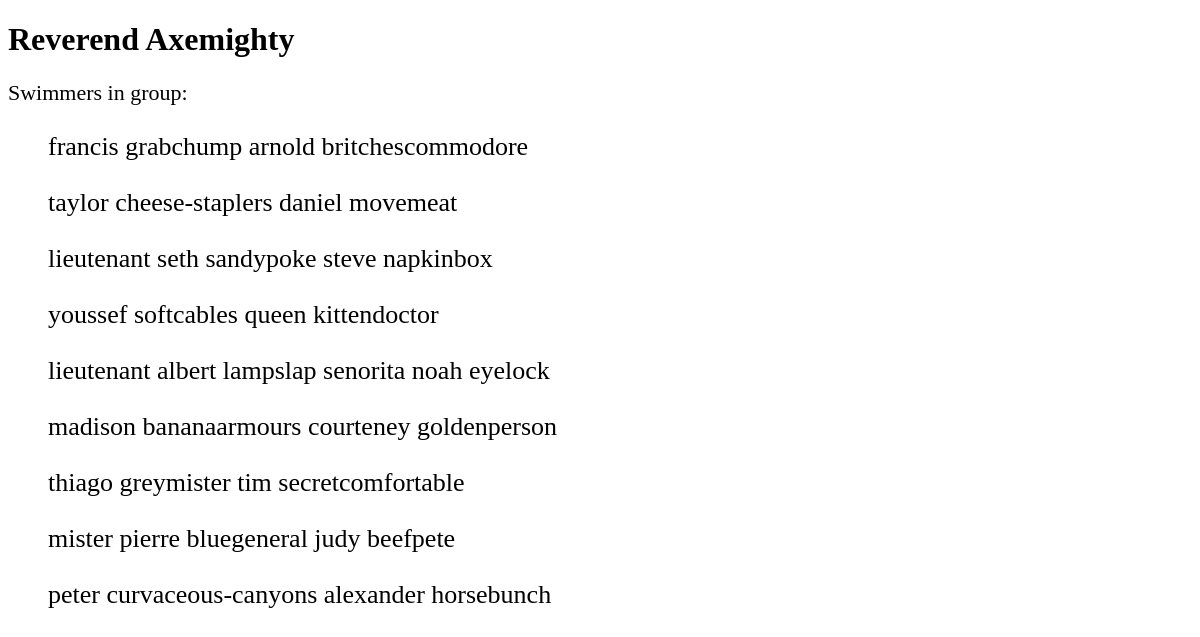
The page /swimming/group/3/ on the database its author committed.
### swimming/models.py (models this page shows)
class Group(models.Model):
    class Level(models.IntegerChoices):
        Pre_swim = 1, _('Pre_swim'),
        begginers = 2, _('begginers'),
        advanced = 3, _('advanced'),
        competative = 4, _('competative')
    class AgeGroup(models.IntegerChoices):
        five_to_seven = 1, _('5-7')
        eight_to_twelve = 2, _('8-12')
        thirteen_to_eighteen = 3, _('13-18')
        above_eighteen = 4, _('18+')
    name = models.CharField(max_length = 200)
    capacity = models.IntegerField(null = True)
    level = models.IntegerField(choices = Level.choices)
    age_group = models.IntegerField(choices = AgeGroup.choices)
    coach = models.ForeignKey(Coach, on_delete = models.PROTECT, related_name = "groups")
    def __str__(self):
        return self.name.title()

class Trainee(models.Model):
    first_name = models.CharField(max_length = 200)
    last_name = models.CharField(max_length = 200)
    gender = models.CharField(max_length = 200)
    birth_date = models.DateField(null = True)
    group = models.ForeignKey(Group, on_delete = models.PROTECT, related_name = "trainees")
    def __str__(self) :
        return f"{self.first_name} {self.last_name}"

### swimming/views.py (the view)
# urls.py: path('group/<int:group_id>/', views.group_detail, name = 'group_detail'),
def group_detail(request, group_id):
    group = get_object_or_404(Group, pk=group_id)
    members = group.trainees.all()
    return render(request, "swimming/group.html", {
        "group": group,
        "members": members
    })

### swimming/templates/swimming/group.html (shortened to what this page needs)
{% load static %}
<!DOCTYPE html>
<html lang="en">
<head>
    <link rel="stylesheet" href="{% static 'css/style.css' %}">
</head>
<body>
<h1>{{ group }}</h1>
<dl>
<dt>Swimmers in group:</dt>
{% for member in members %}
    <dd>{{ member }}</dd>
{% endfor %}
</dl>
</body>
</html>

### swimming/static/css/style.css (style rules this page uses)
dt { margin-bottom: 1em; margin-top: 1em; font-size: 22px; }
dd { margin-top: 1em; font-size: 26px; }

### rows shown on the page
Group: name "Reverend Axemighty"
Trainee: first_name+last_name "francis grabchump arnold britchescommodore"
Trainee: first_name+last_name "taylor cheese-staplers daniel movemeat"
Trainee: first_name+last_name "lieutenant seth sandypoke steve napkinbox"
Trainee: first_name+last_name "youssef softcables queen kittendoctor"
Trainee: first_name+last_name "lieutenant albert lampslap senorita noah eyelock"
Trainee: first_name+last_name "madison bananaarmours courteney goldenperson"
Trainee: first_name+last_name "thiago greymister tim secretcomfortable"
Trainee: first_name+last_name "mister pierre bluegeneral judy beefpete"
Trainee: first_name+last_name "peter curvaceous-canyons alexander horsebunch"
